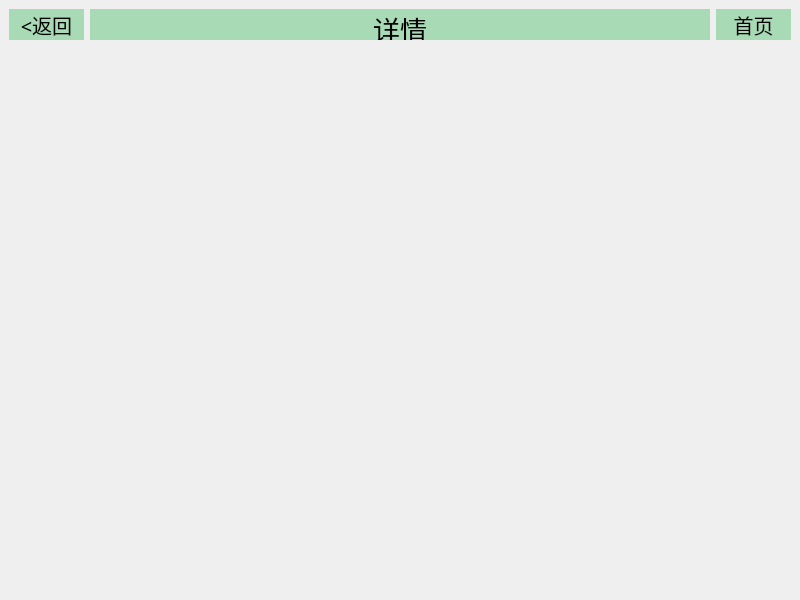
<?xml version="1.0" encoding="UTF-8"?>
<ui version="4.0">
 <class>detail_up</class>
 <widget class="QMainWindow" name="detail_up">
  <property name="geometry">
   <rect>
    <x>0</x>
    <y>0</y>
    <width>800</width>
    <height>600</height>
   </rect>
  </property>
  <property name="windowTitle">
   <string>MainWindow</string>
  </property>
  <widget class="QWidget" name="centralwidget">
   <layout class="QVBoxLayout" name="verticalLayout_2">
    <item>
     <layout class="QVBoxLayout" name="verticalLayout">
      <item>
       <layout class="QHBoxLayout" name="top">
        <item>
         <widget class="QPushButton" name="back">
          <property name="enabled">
           <bool>false</bool>
          </property>
          <property name="minimumSize">
           <size>
            <width>75</width>
            <height>31</height>
           </size>
          </property>
          <property name="maximumSize">
           <size>
            <width>75</width>
            <height>31</height>
           </size>
          </property>
          <property name="font">
           <font>
            <family>宋体</family>
            <pointsize>15</pointsize>
            <italic>false</italic>
            <bold>false</bold>
            <stylestrategy>PreferDefault</stylestrategy>
            <hintingpreference>PreferDefaultHinting</hintingpreference>
           </font>
          </property>
          <property name="layoutDirection">
           <enum>Qt::LayoutDirection::LeftToRight</enum>
          </property>
          <property name="styleSheet">
           <string notr="true">color:rgb(0, 0, 0);
font: 15pt &quot;宋体&quot;;
background-color: rgb(168,218,181);
border-color: rgb(168,218,181);
border-radius: 0px;</string>
          </property>
          <property name="text">
           <string>&lt;返回</string>
          </property>
          <property name="autoRepeatInterval">
           <number>100</number>
          </property>
         </widget>
        </item>
        <item>
         <widget class="QLabel" name="page_name">
          <property name="minimumSize">
           <size>
            <width>0</width>
            <height>31</height>
           </size>
          </property>
          <property name="maximumSize">
           <size>
            <width>16777215</width>
            <height>31</height>
           </size>
          </property>
          <property name="font">
           <font>
            <family>宋体</family>
            <pointsize>20</pointsize>
            <italic>false</italic>
            <bold>false</bold>
           </font>
          </property>
          <property name="layoutDirection">
           <enum>Qt::LayoutDirection::LeftToRight</enum>
          </property>
          <property name="styleSheet">
           <string notr="true">color:rgb(0, 0, 0);
font: 20pt &quot;宋体&quot;;
background-color: rgb(168,218,181);
</string>
          </property>
          <property name="text">
           <string>&lt;html&gt;&lt;head/&gt;&lt;body&gt;&lt;p&gt;详情&lt;/p&gt;&lt;/body&gt;&lt;/html&gt;</string>
          </property>
          <property name="alignment">
           <set>Qt::AlignmentFlag::AlignCenter</set>
          </property>
         </widget>
        </item>
        <item>
         <widget class="QPushButton" name="home_page">
          <property name="enabled">
           <bool>false</bool>
          </property>
          <property name="minimumSize">
           <size>
            <width>75</width>
            <height>31</height>
           </size>
          </property>
          <property name="maximumSize">
           <size>
            <width>75</width>
            <height>31</height>
           </size>
          </property>
          <property name="font">
           <font>
            <family>宋体</family>
            <pointsize>15</pointsize>
            <italic>false</italic>
            <bold>false</bold>
            <stylestrategy>PreferDefault</stylestrategy>
            <hintingpreference>PreferDefaultHinting</hintingpreference>
           </font>
          </property>
          <property name="layoutDirection">
           <enum>Qt::LayoutDirection::LeftToRight</enum>
          </property>
          <property name="styleSheet">
           <string notr="true">color:rgb(0, 0, 0);
font: 15pt &quot;宋体&quot;;
background-color: rgb(168,218,181);
border-color: rgb(168,218,181);
border-radius: 0px;</string>
          </property>
          <property name="text">
           <string>首页</string>
          </property>
          <property name="autoRepeatInterval">
           <number>100</number>
          </property>
         </widget>
        </item>
       </layout>
      </item>
      <item>
       <spacer name="verticalSpacer">
        <property name="orientation">
         <enum>Qt::Orientation::Vertical</enum>
        </property>
        <property name="sizeHint" stdset="0">
         <size>
          <width>20</width>
          <height>40</height>
         </size>
        </property>
       </spacer>
      </item>
     </layout>
    </item>
   </layout>
  </widget>
 </widget>
 <resources/>
 <connections/>
</ui>
